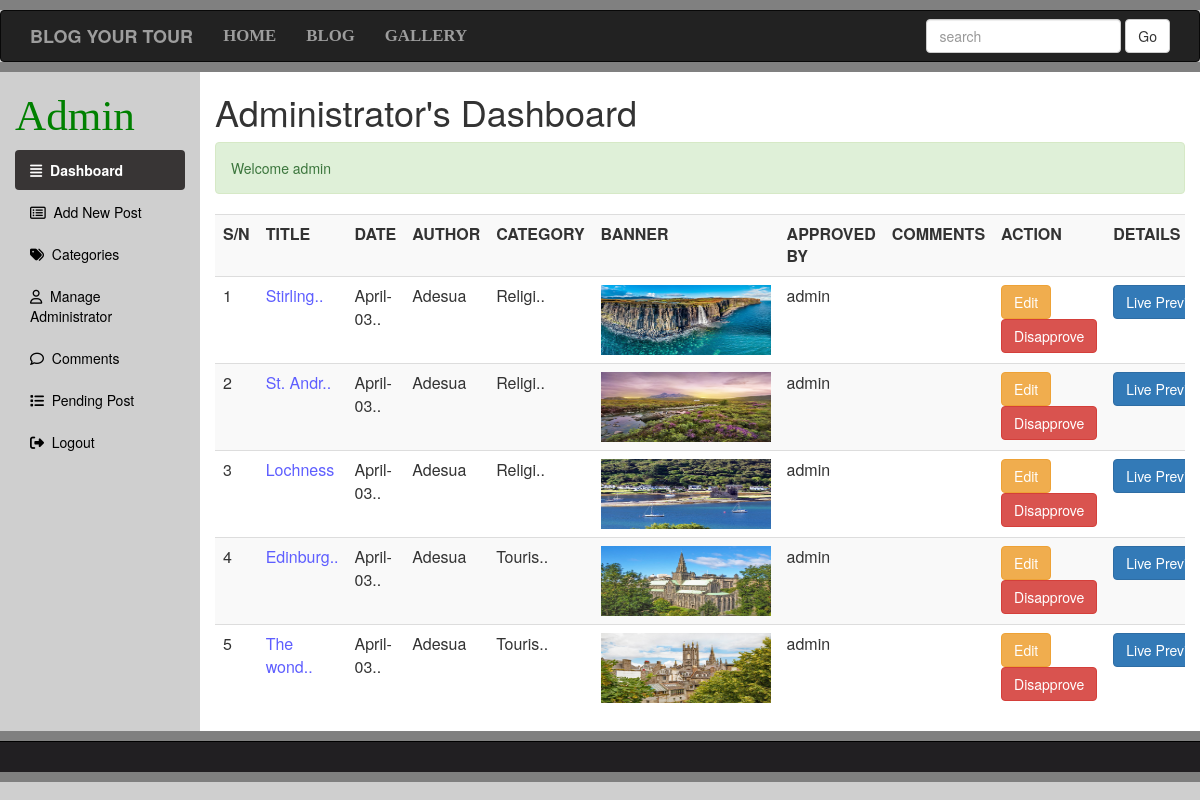
The app's page /dashboard.php (signed in) with its own data.
### tables this page shows
CREATE TABLE `admin_panel` (
  `id` int(10) NOT NULL,
  `datetime` varchar(50) NOT NULL,
  `title` varchar(200) NOT NULL,
  `category` varchar(100) NOT NULL,
  `author` varchar(100) NOT NULL,
  `image` varchar(200) NOT NULL,
  `post` varchar(10000) NOT NULL,
  `status` varchar(5) NOT NULL,
  `approvedby` varchar(50) NOT NULL
);

### dashboard.php (the view, shortened to what this page needs)
<?php require_once( 'Include/Sessions.php' );
?>
<?php require_once( 'Include/Functions.php' );
?>
<!DOCTYPE>
<html>
<head>
        <link rel="stylesheet"href="css/bootstrap.min.css">
        <link rel="stylesheet"href="css/adminstyles.css">
        <link rel="stylesheet"href="css/publicstyles.css">
    </head>
    <body>
      <div style="height: 10px; background:gray"></div>
      <nav class="navbar navbar-inverse" role="navigation">
            <div class="container">
      <div class="navbar-header">
            <a class="navbar-brand" href="Blog.php">
              <b>BLOG YOUR TOUR</b>    </a>
              </div>
              <ul class="nav navbar-nav">
                <li><a href="Home.php" target="_blank">HOME</a></li>
                <li><a href="Blog.php?Page=0" target="_blank">BLOG</a></li>
                <li><a href="Gallery.php" target="_blank">GALLERY</a></li>
              </ul>
              <form action="Blog.php" class="navbar-form navbar-right">
                <div class="form-group">
                  <input type="text" class="form-control" placeholder="search" name="Search">
                  <button class="btn btn-default" name="SearchButton">Go</button>
              </form>
            </div>
      </nav>
      <div class="Line" style="height: 10px; background:gray"></div>
      <div class="container-fluid">
      <div class="row">
      <div class="col-sm-2">
        <h1><span class="FieldInfo">Admin</span></h1>
        <ul id="Side_Menu" class="nav nav-pills nav-stacked">
          <li class="active"><a href="dashboard.php">
          <i class="fas fa-align-justify"></i>
          &nbsp;Dashboard</a></li>
          <li><a href="NewPost.php">
          <i class="far fa-list-alt"></i>
          &nbsp;Add New Post</a></li>
          <li><a href="Categories.php">
          <i class="fas fa-tags"></i>
          &nbsp;Categories</a></li>
          <li><a href="Administrator.php">
          <i class="far fa-user"></i>
          &nbsp;Manage Administrator</a></li>
          <li><a href="Comments.php">
          <i class="far fa-comment"></i>
          &nbsp;Comments
        </a>
      </li>
      <li><a href="PendingPost.php">
      <i class="fas fa-list"></i>
      &nbsp;Pending Post
    </a></li>
          <li><a href="AdminLogout.php">
          <i class="fas fa-sign-out-alt"></i>
          &nbsp;Logout</a></li>
        </ul>
      </div>
      <div class="col-sm-10">
        <h1>Administrator's Dashboard</h1>
<div><?php echo Message();
echo SuccessMessage();
?></div>
<div class = 'table-responsive'>
<table class = 'table table-striped table-hover'>
<tr>
<th>S/N</th>
<th>TITLE</th>
<th>DATE</th>
<th>AUTHOR</th>
<th>CATEGORY</th>
<th>BANNER</th>
<th>APPROVED BY</th>
<th>COMMENTS</th>
<th>ACTION</th>
<th>DETAILS</th>
</tr>
<?php
$ViewQuery = "SELECT * FROM admin_panel WHERE status='ON' ORDER BY id desc";
$Execute = mysqli_query( $Connection, $ViewQuery );
$SrNo = 0;
while ( $DataRows = mysqli_fetch_array( $Execute ) ) {
    $Id = $DataRows[ 'id' ];
    $DateTime = $DataRows[ 'datetime' ];
    $Title = $DataRows[ 'title' ];
    $Category = $DataRows[ 'category' ];
    $Admin = $DataRows[ 'author' ];
    $Approvedby = $DataRows[ 'approvedby' ];
    $Image = $DataRows[ 'image' ];
    $SrNo++;
    ?>
    <tr>
    <td><?php echo $SrNo;
    ?></td>
    <td style = 'color: #5e5eff;'><?php
    if ( strlen( $Title )>8 ) {
        $Title = substr( $Title, 0, 8 ).'..';
    }
    echo ( $Title );
    ?></td>
    <td><?php
    if ( strlen( $DateTime )>8 ) {
        $DateTime = substr( $DateTime, 0, 8 ).'..';
    }
    echo ( $DateTime );
    ?></td>
    <td><?php
    echo ( $Admin );
    ?></td>
    <td><?php
    if ( strlen( $Category )>6 ) {
        $Category = substr( $Category, 0, 6 ).'..';
    }
    echo ( $Category );
    ?></td>
    <td><img src = "Upload/<?php echo $Image; ?>"width = '170px';
    height = '70px'></td>
    <td><?php
    echo ( $Approvedby );
    ?></td>
    <td>
            </td>
            <td>
            <a href = "EditPost.php?Edit=<?php echo $Id;?>">
            <span class = 'btn btn-warning'>Edit</span>
            </a>
            <a href = "DisapprovePost.php?id=<?php echo $Id;?>">
            <span class = 'btn btn-danger'>Disapprove</span>
            </a>
            </td>
            <td>
            <a href = "FullPost.php?id=<?php echo $Id;?>"  target = '_blank'>
            <span class = 'btn btn-primary'>Live Preview</span></td>
            </tr>
            <?php }
            ?>
            </table>
            </div>
            </div>
            </div>
            </div>
            <div style = 'height: 10px; background: gray;'></div>
            <div id = 'Footer' >
            </div>
            <div style = 'height: 10px; background: gray;'></div>
            </body>
            </html>

### css/adminstyles.css (style rules this page uses)
body { background-color: #cfcfcf; }
.col-sm-10 { background-color: #ffffff; }
#Side_Menu a { color: #000000; }
#Side_Menu .active a { color: #ffffff; background-color: rgb(56, 53, 53); font-weight: bold; }
#Footer { padding:10px; border-top: 1px solid black; color: #eeeeee; background-color: #211f22; text-align: center; }

### css/publicstyles.css (style rules this page uses)
.navbar-nav li { font-weight: bold; font-family: Bitter,Georgia,Times,"Times New Roman",serif; font-size:1.2em; }
.Line { margin-top:-20px; }

### dashboard.php (style rules this page uses)
.FieldInfo { color:green; font-family: Bitter,Georgia,"Times New Roman",Times,serif; font-size: 1.2em; }

### records on screen
admin_panel: title "Stirling..", datetime "April-03..", author "Adesua", category "Religi..", image (picture), approvedby "admin"
admin_panel: title "St. Andr..", datetime "April-03..", author "Adesua", category "Religi..", image (picture), approvedby "admin"
admin_panel: title "Lochness", datetime "April-03..", author "Adesua", category "Religi..", image (picture), approvedby "admin"
admin_panel: title "Edinburg..", datetime "April-03..", author "Adesua", category "Touris..", image (picture), approvedby "admin"
admin_panel: title "The wond..", datetime "April-03..", author "Adesua", category "Touris..", image (picture), approvedby "admin"

### other values on screen
SuccessMessage() "Welcome admin"
